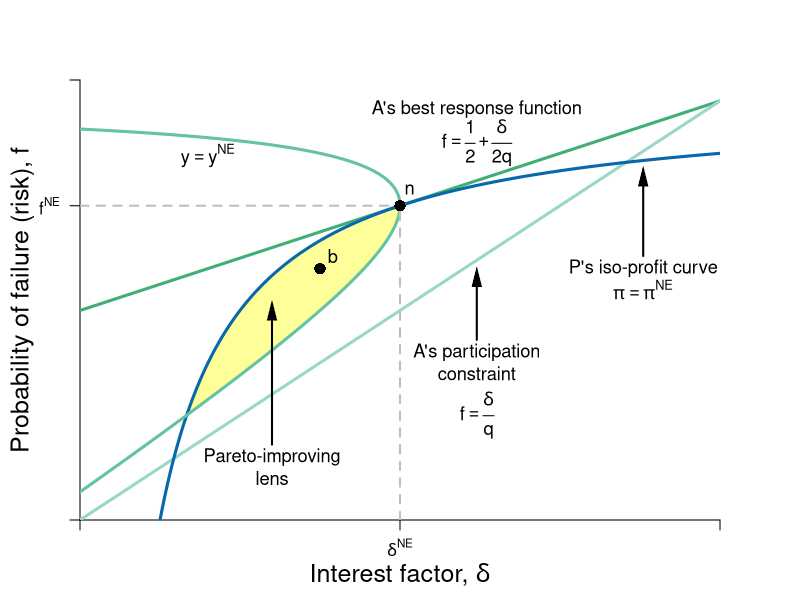

Write the R code that produced this figure.
#Graph Designer: Simon Halliday
#Authors: Bowles, Foley and Halliday
#Title: Coordination, Conflict and Competition: A Text in Microeconomics

library(shape)
pdf(file = "credit/non_contractual_risk.pdf", width = 8, height = 6)

#Set parameters for graphics
axislabelsize <- 1.5
labelsize <- 1.1
graphlinewidth <- 3
segmentlinewidth <- 2

COL <- c("#7fc97f", "#beaed4", "#fdc086", "#ffff99", "#386cb0", "#f0027f", "#bf5b17", "#666666")
COLA <- c("#e0f3db", "#99d8c9","#66c2a4","#41ae76", "#238b45", "#005824")
COLB <- c("#c6dbef", "#4eb3d3", "#2b8cbe", "#0868ac","#084081")

#Edited the margins to cater for the larger LHS labels
par(mar =  c(4, 4, 4, 4))

brfFn <- function(delta, q = 1) {
  .5 + (delta / (2 * q)) 
}

PCFn <- function(delta, q = 1) {
  delta/q
}

isoreturnFn <- function(delta, pi=0.125) {
  1 - (pi)/delta
}


yFn <- function(d1, f1, q = 1){
  q*f1*(1 - f1) - d1*(1 - f1)
}

profitFn <- function(d1, q = 1){
  d1/2 - (1/(2*q))*(d1)^2
}

ylow <- function(delta, q = 1, ybar = 0.0625){
  (-sqrt(delta^2 - 2*delta*q + q^2 - 4*q*ybar) + delta + q)/(2*q)
}

yhigh <- function(delta, q = 1, ybar = 0.0625){
  (sqrt(delta^2 - 2*delta*q + q^2 - 4*q*ybar) + delta + q)/(2*q)
}

xlims <- c(0, 1)
ylims <- c(0, 1.05)

npts <- 501 
d1 <- seq(xlims[1], xlims[2], length.out = npts)
f1 <- seq(ylims[1], ylims[2], length.out = npts) 
a <- c(0.0625)

plot(0, 0, xlim = xlims, ylim = ylims, type = "n",
     xlab = expression(paste("")),
     ylab = expression(paste("")), 
     xaxt = "n", 
     yaxt = "n", 
     cex.lab = axislabelsize, 
     bty = "n", 
     xaxs="i", 
     yaxs="i"
)


# ticksy <- seq(from = 0, to = ylims[2], by = 0.1)
# ylabels <- seq(from = 0, to = ylims[2], by = 0.1)
# ticksx <- seq(from = 0, to = xlims[2], by = 0.1)
# xlabels <- seq(from = 0, to = xlims[2], by = 0.1)
ticksy <- c(ylims[1], brfFn(delta = 0.5), ylims[2])
ylabels <- c(NA, expression(paste(f^{NE})), NA)
ticksx <- c(xlims[1], 0.5, xlims[2])
xlabels <- c(NA, expression(paste(delta^{NE})), NA)

axis(1, at = ticksx, pos = 0, labels = xlabels)
axis(2, at = ticksy, pos = 0, labels = ylabels, las = 1)

npts <- 503 
xx1 <- seq(xlims[1], xlims[2], length.out = npts)
xx2 <- seq(0, 1, length.out = npts)

xpoly1 <- seq(from = 0.168, to = 0.5, length.out = 500)
ypoly1 <- ylow(xpoly1)
ypoly2 <- isoreturnFn(xpoly1)
polygon(x = c(xpoly1, rev(xpoly1)), y = c(ypoly1, rev(ypoly2)), col=COL[4], density=NULL, border = NA)


#Draw the graphs
lines(xx1, brfFn(xx1), col = COLA[4], lwd = graphlinewidth)
lines(xx1, PCFn(xx1), col = COLA[2], lwd = graphlinewidth)
lines(xx1, isoreturnFn(xx1), col = COLB[4], lwd = graphlinewidth)
#lines(xx2, ylow(xx2, ybar = 0.05), col = COLA[4], lwd = graphlinewidth)
#lines(xx2, yhigh(xx2, ybar = 0.05), col = COLA[4], lwd = graphlinewidth)
#lines(xx1, indiffA(xx1, alpha = 0.5, uA = 4), col = COLB[5], lwd = graphlinewidth)
#lines(xx1, ff(xx1, c = 9, s = 1.34), col = COL[3], lwd = graphlinewidth)
# lines(xx3, trsline(xx3, constant = 16), col = "gray", lty = 2, lwd = graphlinewidth)
# lines(xx4, trsline(xx4, constant = 8, slope = 1), col = "gray", lty = 2, lwd = graphlinewidth)
# lines(xx5, trsline(xx5, constant = 4, slope = 0.25), col = "gray", lty = 2, lwd = graphlinewidth)
#lines(xx4, mcline(xx4, constant = totalcost(x = 3, c0 = 2, c1 = 0.05, c2 = 0.05) - 3*marginalcost(x = 3, c1 = 0.05, c2 = 0.05), slope = marginalcost(x = 3, c1 = 0.05, c2 = 0.05)), col = "gray", lty = 2, lwd = graphlinewidth)



#Label the feasible frontier
# text(3.2, 1, expression("Feasible Frontier"), cex = labelsize)
# text(3.2, 0.5, expression("(production possibilities frontier)"), cex = labelsize)
# Arrows(4.35, 0.95, 8.1, 0.95, col = "black", lty = 1, lwd = 2, arr.type = "triangle", arr.lwd = 0.5)

#Axis labels
mtext(expression(paste("Interest factor, ", delta)), side = 1, line = 2.5, cex = axislabelsize)
text(-0.09, 0.5*(ylims[2]), expression(paste("Probability of failure (risk), ", f)), xpd = TRUE, cex = axislabelsize, srt = 90) 


contour(d1, f1,
        outer(d1, f1, yFn),
        drawlabels = FALSE,
        col = COLA[3],
        lwd = graphlinewidth,
        levels = a,
        xaxs="i",
        yaxs="i",
        add = TRUE)


#Label the indifference curves
# text(9, 1, expression(paste("Lily's, ", u[1]^L)), cex = labelsize)
# text(9, 2.3, expression(paste("Peyton's, ", u[1]^P)), cex = labelsize)

# text(8, 4, expression(paste(trs(l,k) == frac(2,8), phantom() == 0.25)), cex = labelsize)
# Arrows(8, 3.6, 8, 2.4, col = "black", lty = 1, lwd = 2, arr.type = "triangle", arr.lwd = 0.5)
# 
# text(4, 6, expression(paste(trs(l,k) == frac(4,4), phantom()==1)), cex = labelsize)
# Arrows(4, 5.6, 4, 4.4, col = "black", lty = 1, lwd = 2, arr.type = "triangle", arr.lwd = 0.5)
# 
# text(4, 8, expression(paste(trs(l,k) == frac(8,2), phantom() == 4)), cex = labelsize)
# Arrows(3.05, 8, 2.3, 8, col = "black", lty = 1, lwd = 2, arr.type = "triangle", arr.lwd = 0.5)


#Label feasible and infeasible
#text(8, 9, expression(paste(trs(l,k) == frac(x[l], x[k]), phantom() == frac(mp[l], mp[k]), phantom() == -frac(dk,dl))), cex = labelsize)
#text(3, 2.5, expression(paste("with plan ", (list(x, l, k)) )), cex = labelsize)

# text(8, 8.5, expression(paste("Production set:")), cex = labelsize)
# text(8, 8, expression(paste(x = bar(x), " feasible")), cex = labelsize)
# text(8, 7.5, expression(paste("with plan ", (list(x, l, k)) )), cex = labelsize)

#text(9.5, 3.15, expression(u[2]^A), cex = labelsize)
#text(9.5, 5.85, expression(u[3]^A), cex = labelsize)


# segments(0, 8, 2.9705, 8, lty = 2, col = "gray" , lwd = segmentlinewidth)
# segments(2.9705, 0, 2.9705, 8, lty = 2, col = "gray" , lwd = segmentlinewidth)
# segments(2, 0, 2, 8, lty = 2, col = "gray" , lwd = segmentlinewidth)
# segments(4, 0, 4, 4, lty = 2, col = "gray" , lwd = segmentlinewidth)
# segments(0, 4, 4, 4, lty = 2, col = "gray" , lwd = segmentlinewidth)
# 
# 
segments(0.5, 0, 0.5, brfFn(delta = 0.5), lty = 2, col = "gray" , lwd = segmentlinewidth)
segments(0, brfFn(delta = 0.5), 0.5, brfFn(delta = 0.5), lty = 2, col = "gray" , lwd = segmentlinewidth)

# 
# segments(8, 0, 8,indiffA(x = 8)  , lty = 2, col = "gray" , lwd = segmentlinewidth)
# segments(0, indiffA(x = 8) , 8,indiffA(x = 8)  , lty = 2, col = "gray" , lwd = segmentlinewidth)

#Annotate points (4,4),(2,8),(8,2) on feasibility frontier
text(0.5+0.015, isoreturnFn(0.5) + 0.04, expression(paste(n)), cex = labelsize)
points(0.5, isoreturnFn(0.5), pch = 16, col = "black", cex = 1.5)

text(0.375+0.02, 0.6+0.03, expression(paste(b)), cex = labelsize)
points(0.375, 0.6, pch = 16, col = "black", cex = 1.5)

#text(0.2, 1.01, expression(paste("Iso-expected income curves")), cex = labelsize)
#text(0.2, 0.95, expression(paste(y[1] == y^L)), cex = labelsize)
text(0.2, 0.87, expression(paste(y == y^{NE})), cex = labelsize)
#text(0.2, 0.77, expression(paste(y[3] == y^H)), cex = labelsize)

text(0.62, 0.98, expression(paste("A's best response function")), cex = labelsize)
text(0.62, 0.9, expression(paste(f == frac(1,2) + frac(delta, 2*q))), cex = labelsize)

text(0.62, 0.4, expression(paste("A's participation")), cex = labelsize)
text(0.62, 0.35, expression(paste("constraint")), cex = labelsize)
text(0.62, 0.25, expression(paste(f == frac(delta, q))), cex = labelsize)
Arrows(0.62, 0.43, 0.62, 0.58, col = "black", lty = 1, lwd = 2, arr.type = "triangle", arr.lwd = 0.5)


text(0.88, 0.6, expression(paste("P's iso-profit curve")), cex = labelsize)
text(0.88, 0.55, expression(paste(pi == pi^{NE})), cex = labelsize)
Arrows(0.88, 0.63, 0.88, 0.82, col = "black", lty = 1, lwd = 2, arr.type = "triangle", arr.lwd = 0.5)

text(0.3, 0.15, expression(paste("Pareto-improving")), cex = labelsize)
text(0.3, 0.1, expression(paste("lens")), cex = labelsize)
Arrows(0.3, 0.18, 0.3, 0.5, col = "black", lty = 1, lwd = 2, arr.type = "triangle", arr.lwd = 0.5)


dev.off()
